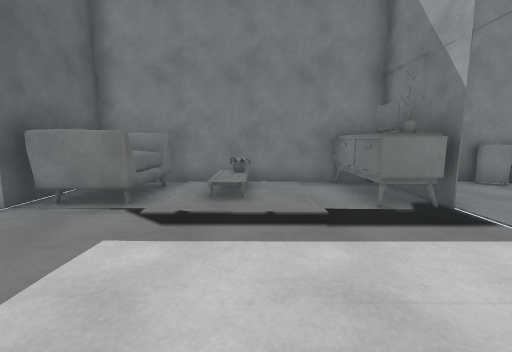
view 1 (above)

16 first-person views from a walk through a 3-D level made in the Unity game engine. The camera is 1.2 m above the floor, tilts 8° down and sees 90° across. Doors are open. The floor is counted in squares, 1 m on a side. Each view is taken from the middle of a square. On the plan, view 1 faces up. The plan holds only what a view shows up to about 12 squares ahead; the rest is blank.

view 2
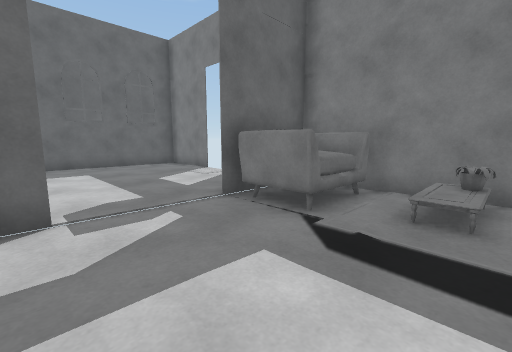

view 3
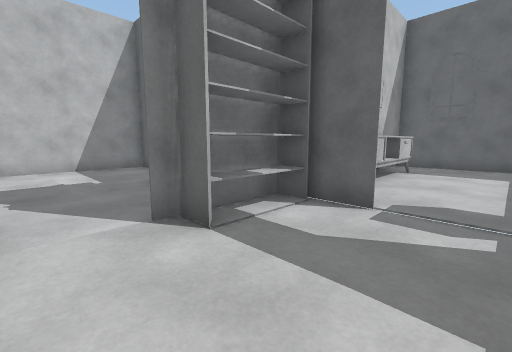

view 4
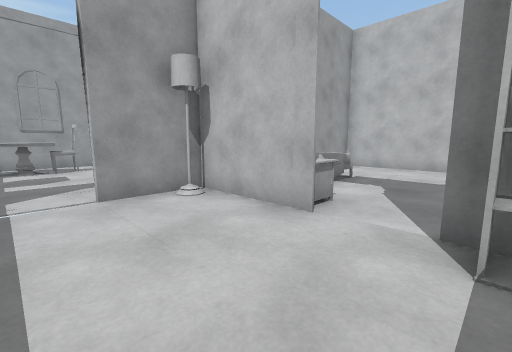

view 5
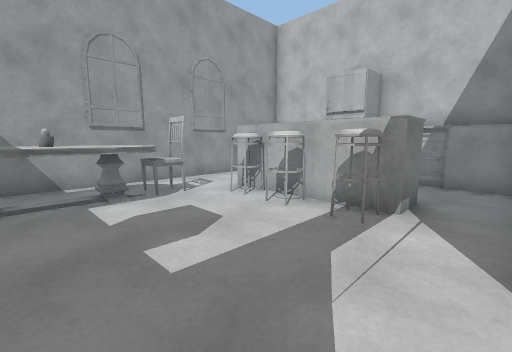

view 6
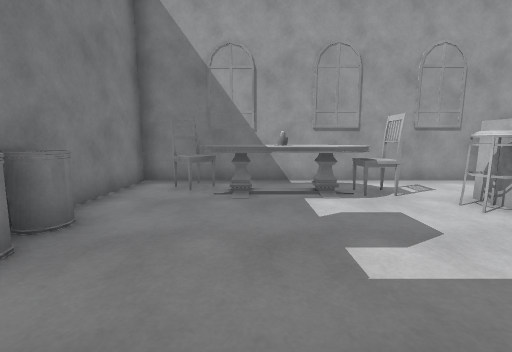

view 7
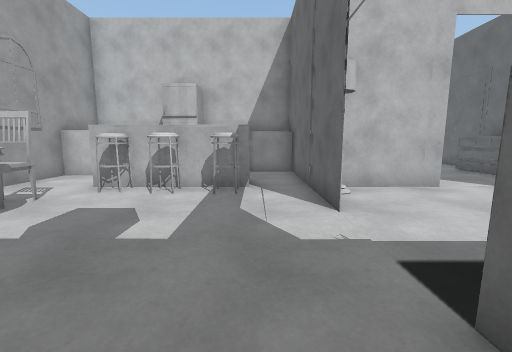

view 8
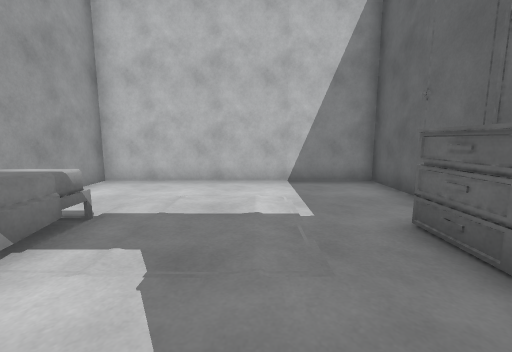

view 9
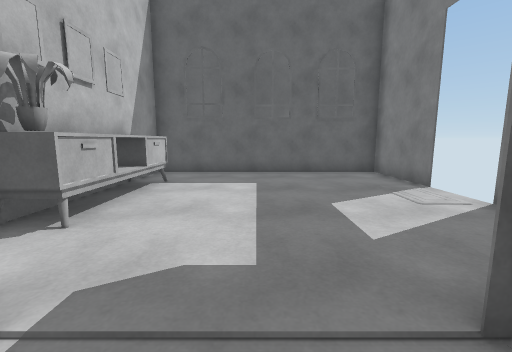

view 10
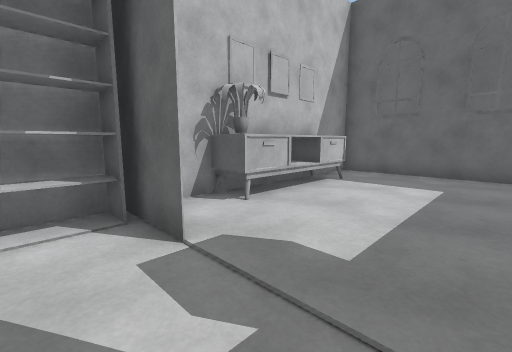

view 11
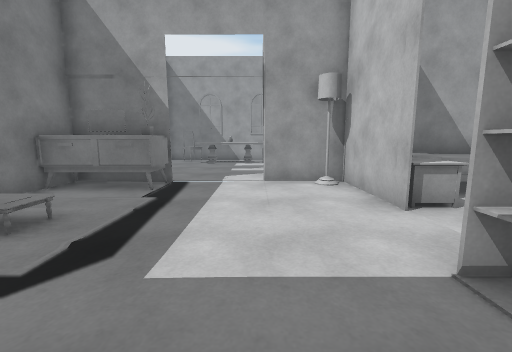

view 12
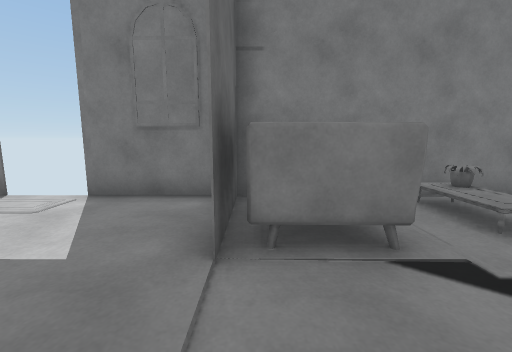

view 13
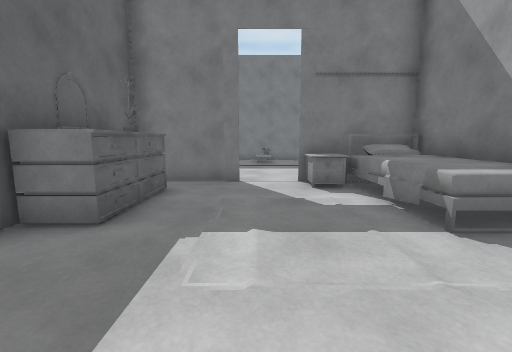

view 14
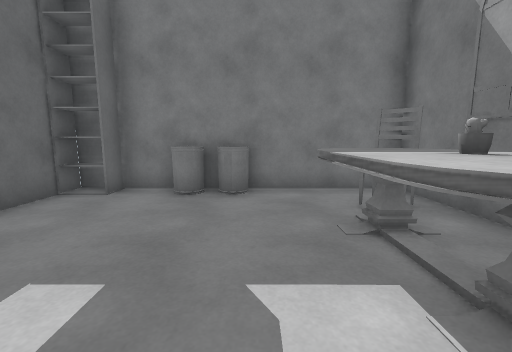

view 15
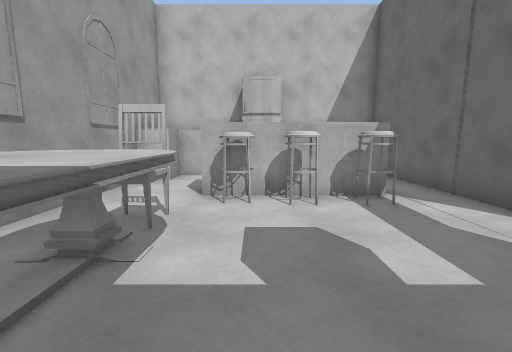

view 16
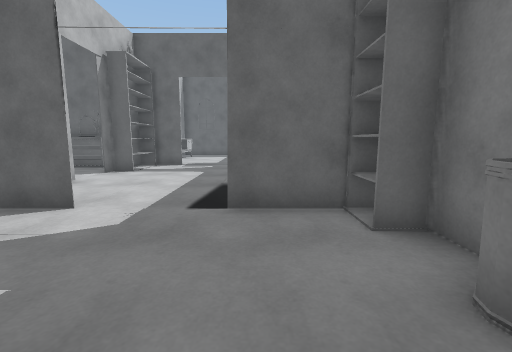

### Floor plan
Points are (right, up) in squares from view 1. A wall is a line through its corners. A room is listed if a view was taken in it or the views show most of it. See-through windows are left out.
Room 1 (views 1, 2, 3, 4, 5, 6, 7, 8, 9, 10, 11, 12, 13, 14, 15, 16)
walls: (1.4, -0.6) (3.6, -0.6) (1.4, -0.6); (-1.4, -0.7) (-1.9, -0.6); (-2, -0.6) (-1.5, -0.6); (3.6, 1.9) (3.6, -4.9); (-4.4, 1.5) (-4.4, -8.5) (3.5, -8.5) (3.5, -5.4); (3.6, -3.7) (5.7, -3.7); (3.5, -4.4) (3.5, 1.8); (1.5, 7.3) (-1.6, 7.3); (-6.5, -0.6) (-1.9, -0.6); (-4.9, 7.3) (-7.6, 7.3); (9.7, -3.7) (10.6, -3.7); (-9.4, 7.3) (-12.4, 7.3) (-12.4, -0.6) (-9.4, -0.6); (11.6, -4) (11.6, 7.4) (5.5, 7.4)
ways out: open door at (-8.5, 7)
objects: drawers (-10, -1) to (-7, 0); drawers (-4, -4) to (-3, -2); bookshelf (-4, 0) to (-2, 0); sofa (-4, 5) to (-2, 7); carpet (-2, 4) to (1, 6); nightstand (0, -2) to (1, -1); drawers (2, 5) to (3, 7); bed (3, -3) to (3, -2); shelf (4, 7) to (5, 7); drawers (5, -2) to (6, -1); stool (5, 0) to (6, 0); drawers (7, -2) to (8, -1); stool (7, 0); stool (8, 0) to (9, 0); drawers (9, -2) to (9, -1); table (9, 2) to (11, 5); chair (10, 1); chair (10, 5) to (11, 6)

Positions as (right, up) in squares from view 1, and headings:
1: (0, 0), facing up
2: (0, 1), facing up-left
3: (0, 3), facing down-left
4: (-2, 3), facing down-right
5: (4, 4), facing down-right
6: (4, 4), facing right
7: (5, 6), facing down
8: (-1, -1), facing down
9: (-3, 3), facing left
10: (-3, 4), facing down-left
11: (-4, 2), facing right
12: (-4, 2), facing up
13: (-1, -8), facing up
14: (8, 1), facing up
15: (8, 5), facing down
16: (8, 5), facing left
